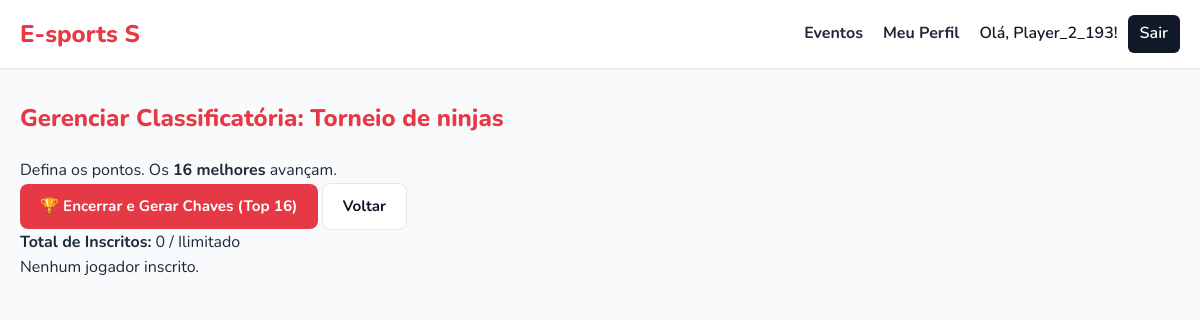
Page /evento/inscricoes/2 (signed in) on the committed database.
### app_build/models.py (models this page shows)
class Evento(db.Model):
    id = db.Column(db.Integer, primary_key=True)
    nome = db.Column(db.String(100), nullable=False)
    jogo = db.Column(db.String(100))
    data = db.Column(db.Date, nullable=True)
    horario = db.Column(db.Time, nullable=True)
    descricao = db.Column(db.Text, nullable=True)
    link_externo = db.Column(db.String(200), nullable=True)
    limite_jogadores = db.Column(db.Integer)
    faixa_etaria = db.Column(db.String(50))
    local = db.Column(db.String(100))
    status = db.Column(db.String(50), nullable=False, default='Ativo')
    fase_atual = db.Column(db.String(50), default='Classificatoria')
    vagas_mata_mata = db.Column(db.Integer, default=4)
    organizador_id = db.Column(db.Integer, db.ForeignKey('organizador.id'), nullable=False)
    organizador = db.relationship('Organizador', backref=db.backref('eventos', lazy=True))

### app_build/app.py (the view)
@app.route('/evento/inscricoes/<int:id>')
@login_required
def gerenciar_inscricoes(id):
    e = Evento.query.get_or_404(id)
    if e.fase_atual == 'Mata-Mata':
        return redirect(url_for('visualizar_chaves', id=id))
    if session.get('user_type') == 'organizador' and e.organizador_id != session.get('user_id'):
         return redirect(url_for('dashboard'))
    inscricoes = Inscricao.query.filter_by(evento_id=id).order_by(Inscricao.pontos.desc()).all()
    return render_template('gerenciar_inscricoes.html', evento=e, inscricoes=inscricoes, total_inscritos=len(inscricoes))

### app_build/app.py (called while the page is built)
def login_required(f):
    @wraps(f)
    def decorated_function(*args, **kwargs):
        if 'user_id' not in session:
            flash("Você precisa estar logado.", "error")
            return redirect(url_for('login'))
        return f(*args, **kwargs)
    return decorated_function

### app_build/templates/gerenciar_inscricoes.html
{% extends 'base.html' %}
{% block content %}
    <div class="detalhe-header">
        <div>
            <h2>Gerenciar Classificatória: {{ evento.nome }}</h2>
            <p>Defina os pontos. Os <strong>{{ evento.vagas_mata_mata }} melhores</strong> avançam.</p>
        </div>
        <div>
            <a href="{{ url_for('gerar_mata_mata', id=evento.id) }}" class="btn btn-primary" onclick="return confirm('Tem certeza? Isso vai criar a chave com os Top {{ evento.vagas_mata_mata }}.')">
                🏆 Encerrar e Gerar Chaves (Top {{ evento.vagas_mata_mata }})
            </a>
            <a href="{{ url_for('evento_detalhe', id=evento.id) }}" class="btn btn-secondary">Voltar</a>
        </div>
    </div>
    <div class="stats-card">
        <p><strong>Total de Inscritos:</strong> {{ total_inscritos }} / {{ evento.limite_jogadores or 'Ilimitado' }}</p>
    </div>
    {% if inscricoes %}
        <div class="table-responsive">
            <table class="inscritos-table">
                <thead>
                    <tr>
                        <th>#</th>
                        <th>Jogador</th>
                        <th>Pontos</th>
                        <th>Status</th>
                        <th>Ações</th>
                    </tr>
                </thead>
                <tbody>
                    {% for inscricao in inscricoes %}
                    <tr class="{% if loop.index <= evento.vagas_mata_mata and inscricao.status_participacao == 'Ativo' %}row-classificado{% endif %}">
                        <td>
                            {% if loop.index <= evento.vagas_mata_mata and inscricao.status_participacao == 'Ativo' %}
                                <span class="rank-badge rank-top">{{ loop.index }}º</span>
                            {% else %}
                                {{ loop.index }}º
                            {% endif %}
                        </td>
                        <td>
                            <strong>{{ inscricao.jogador.nome }}</strong><br>
                            <span style="font-size: 0.8rem; color: #777;">{{ inscricao.jogador.email }}</span>
                        </td>
                        <td>
                            <form action="{{ url_for('pontuar_inscricao', id=inscricao.id) }}" method="POST" style="display: flex; align-items: center; gap: 5px;">
                                <input type="number" name="pontos" value="{{ inscricao.pontos }}" class="input-pontos">
                                <button type="submit" class="btn-icon-save" title="Salvar Pontos">💾</button>
                            </form>
                        </td>
                        <td><span class="status-badge status-{{ inscricao.status_participacao.lower() }}">{{ inscricao.status_participacao }}</span></td>
                        <td>
                            <span style="font-size: 0.8rem; color: #999;">Classificação</span>
                        </td>
                    </tr>
                    {% endfor %}
                </tbody>
            </table>
        </div>
    {% else %}
        <div class="empty-state"><p>Nenhum jogador inscrito.</p></div>
    {% endif %}
{% endblock %}

### app_build/static/css/style.css (style rules this page uses)
:root { --cor-principal: #E63946; --cor-principal-dark: #c9303c; --cor-fundo: #F9FAFB; --cor-card: #FFFFFF; --cor-texto: #1F2937; --cor-borda: #E5E7EB; --cor-destaque: #111827; --sombra: 0 4px 6px -1px rgba(0, 0, 0, 0.1); --sombra-hover: 0 10px 15px -3px rgba(0, 0, 0, 0.1); }
* { margin: 0; padding: 0; box-sizing: border-box; }
body { font-family: 'Nunito', sans-serif; background-color: var(--cor-fundo); color: var(--cor-texto); line-height: 1.6; }
h1, h2, h3 { font-weight: 800; color: var(--cor-principal); margin-bottom: 20px; }
.btn { display: inline-block; padding: 10px 20px; border: none; border-radius: 8px; font-weight: 700; font-size: 0.95rem; text-decoration: none; cursor: pointer; transition: all 0.2s ease; text-align: center; }
.btn-primary { background-color: var(--cor-principal); color: #fff; }
.btn-secondary { background-color: #fff; color: var(--cor-destaque); border: 1px solid var(--cor-borda); }

### rows in the picture
Evento: nome "Torneio de ninjas", vagas_mata_mata "16", limite_jogadores "Ilimitado"

### other values in the picture
{{ session.user_name }} "Player_2_193"
{{ total_inscritos }} "0"
